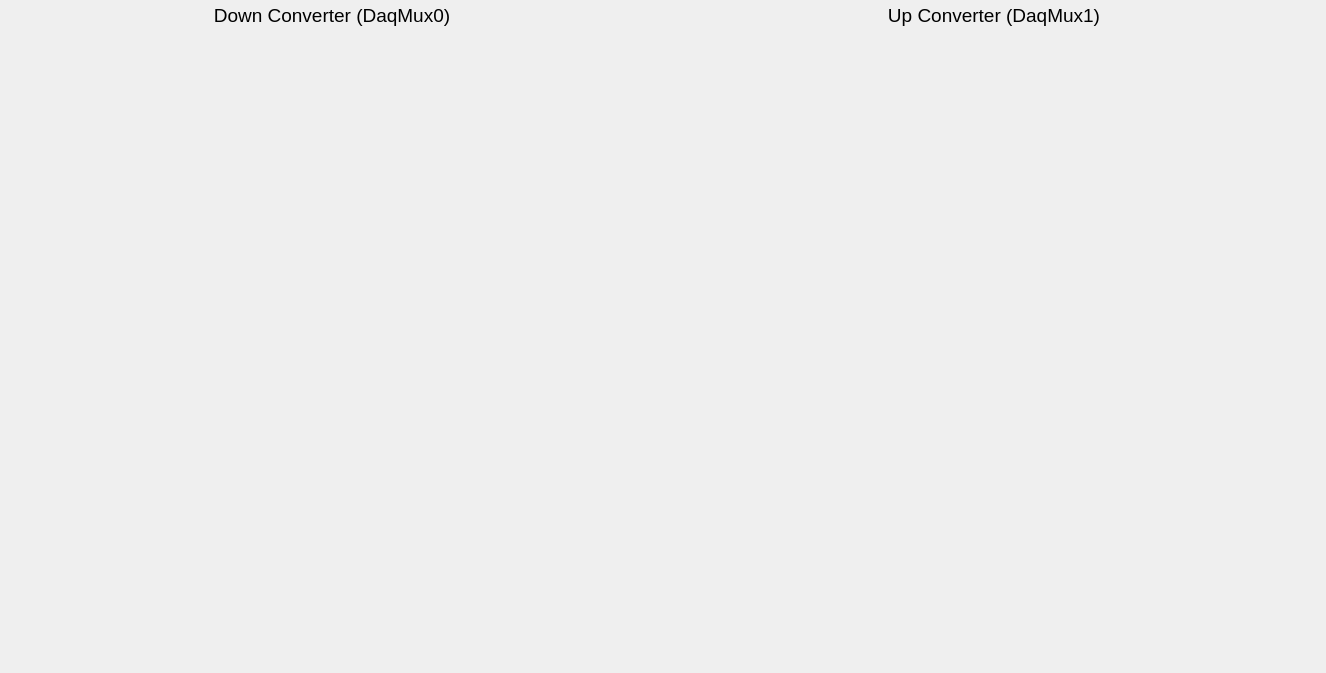
<?xml version="1.0" encoding="UTF-8"?>
<ui version="4.0">
 <class>Form</class>
 <widget class="QWidget" name="Form">
  <property name="geometry">
   <rect>
    <x>0</x>
    <y>0</y>
    <width>1326</width>
    <height>673</height>
   </rect>
  </property>
  <property name="windowTitle">
   <string>Converters Settings - ${DEV}</string>
  </property>
  <layout class="QGridLayout" name="gridLayout" rowstretch="0,1">
   <property name="leftMargin">
    <number>4</number>
   </property>
   <property name="topMargin">
    <number>4</number>
   </property>
   <property name="rightMargin">
    <number>4</number>
   </property>
   <property name="bottomMargin">
    <number>4</number>
   </property>
   <item row="1" column="0">
    <widget class="PyDMEmbeddedDisplay" name="PyDMEmbeddedDisplay">
     <property name="toolTip">
      <string/>
     </property>
     <property name="macros" stdset="0">
      <string>{&quot;MUX&quot;:&quot;0&quot;, &quot;ENG&quot;:&quot;0&quot;}</string>
     </property>
     <property name="filename" stdset="0">
      <string>mux.ui</string>
     </property>
    </widget>
   </item>
   <item row="1" column="1">
    <widget class="PyDMEmbeddedDisplay" name="PyDMEmbeddedDisplay_2">
     <property name="toolTip">
      <string/>
     </property>
     <property name="macros" stdset="0">
      <string>{&quot;MUX&quot;:&quot;1&quot;, &quot;ENG&quot;:&quot;1&quot;}</string>
     </property>
     <property name="filename" stdset="0">
      <string>mux.ui</string>
     </property>
    </widget>
   </item>
   <item row="0" column="0">
    <widget class="QLabel" name="label">
     <property name="font">
      <font>
       <pointsize>14</pointsize>
       <weight>50</weight>
       <bold>false</bold>
      </font>
     </property>
     <property name="text">
      <string>Down Converter (DaqMux0)</string>
     </property>
     <property name="alignment">
      <set>Qt::AlignCenter</set>
     </property>
    </widget>
   </item>
   <item row="0" column="1">
    <widget class="QLabel" name="label_2">
     <property name="font">
      <font>
       <pointsize>14</pointsize>
       <weight>50</weight>
       <bold>false</bold>
      </font>
     </property>
     <property name="text">
      <string>Up Converter (DaqMux1)</string>
     </property>
     <property name="alignment">
      <set>Qt::AlignCenter</set>
     </property>
    </widget>
   </item>
  </layout>
 </widget>
 <customwidgets>
  <customwidget>
   <class>PyDMEmbeddedDisplay</class>
   <extends>QFrame</extends>
   <header>pydm.widgets.embedded_display</header>
  </customwidget>
 </customwidgets>
 <resources/>
 <connections/>
</ui>
